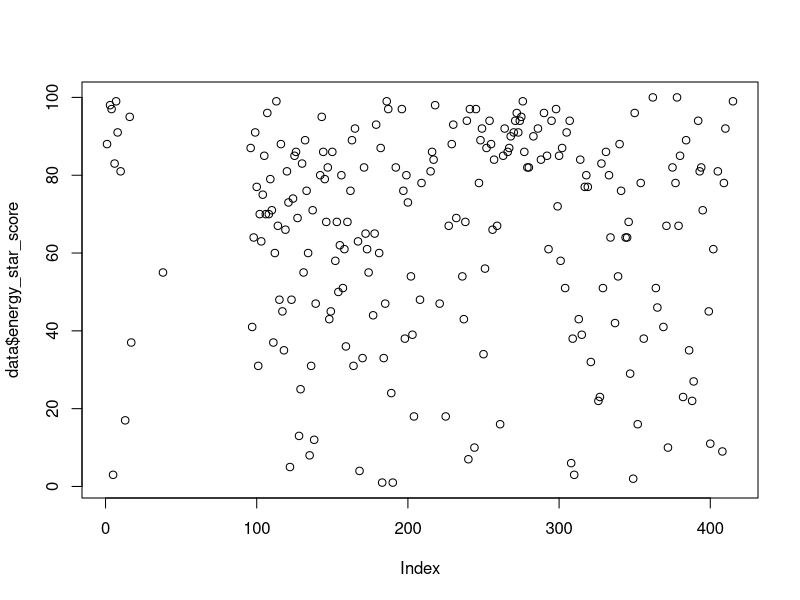
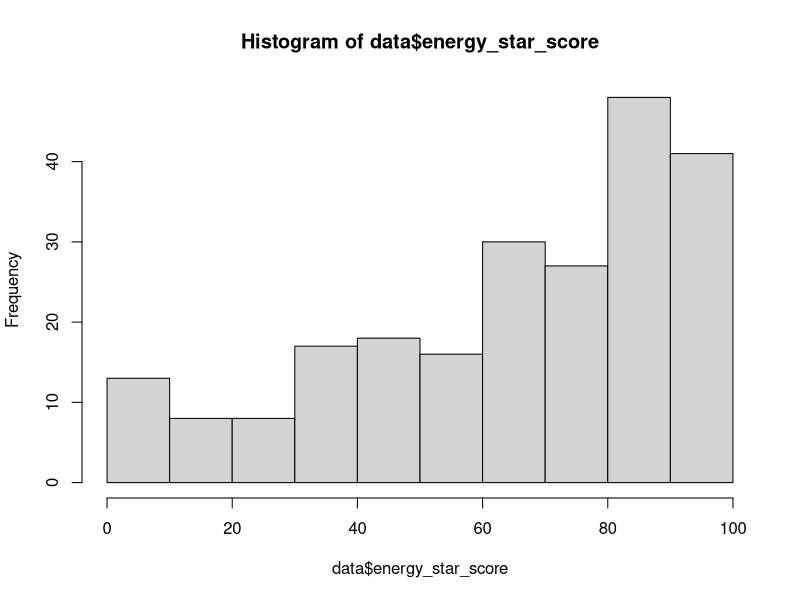
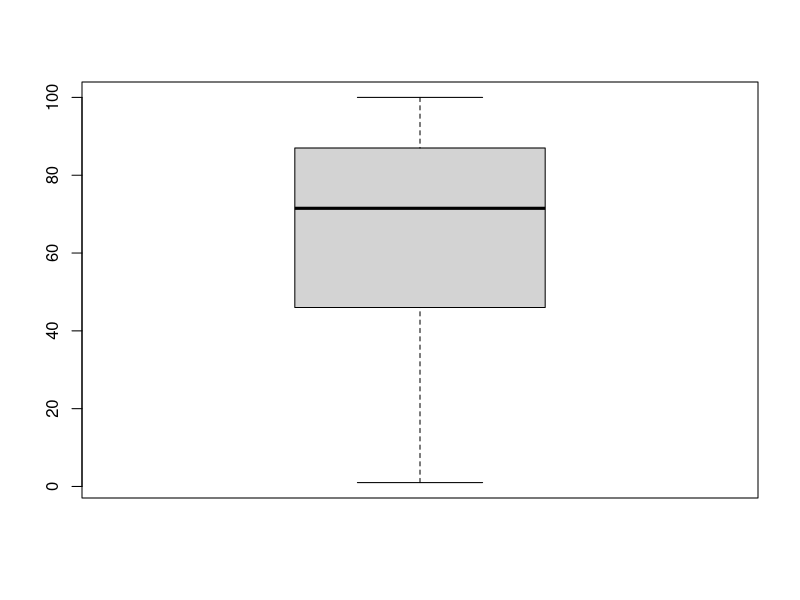
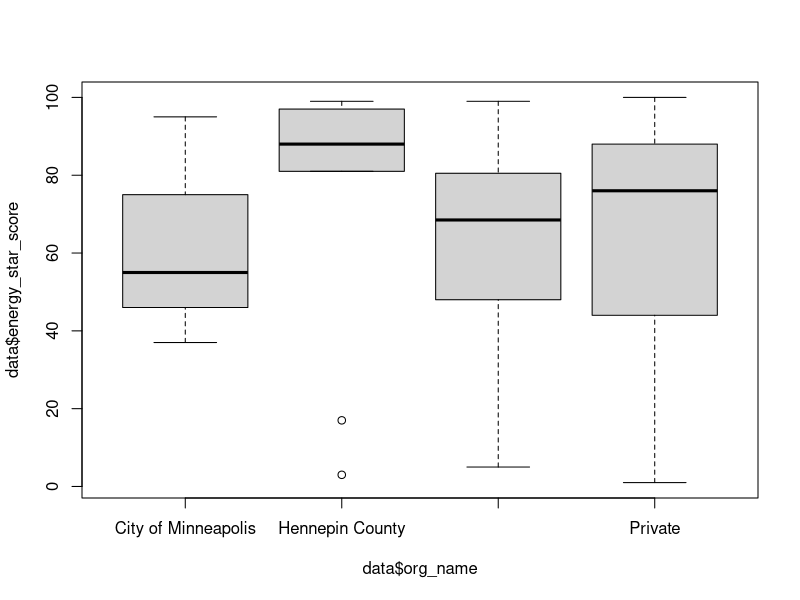
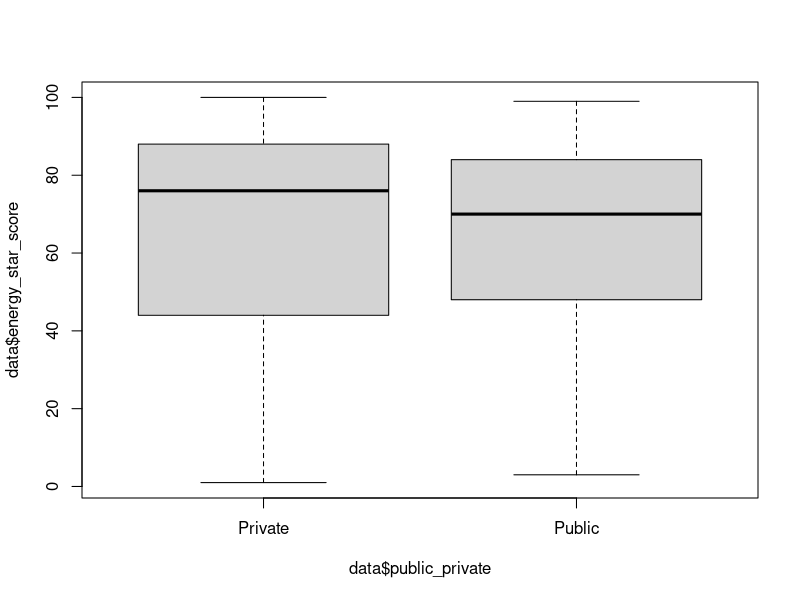
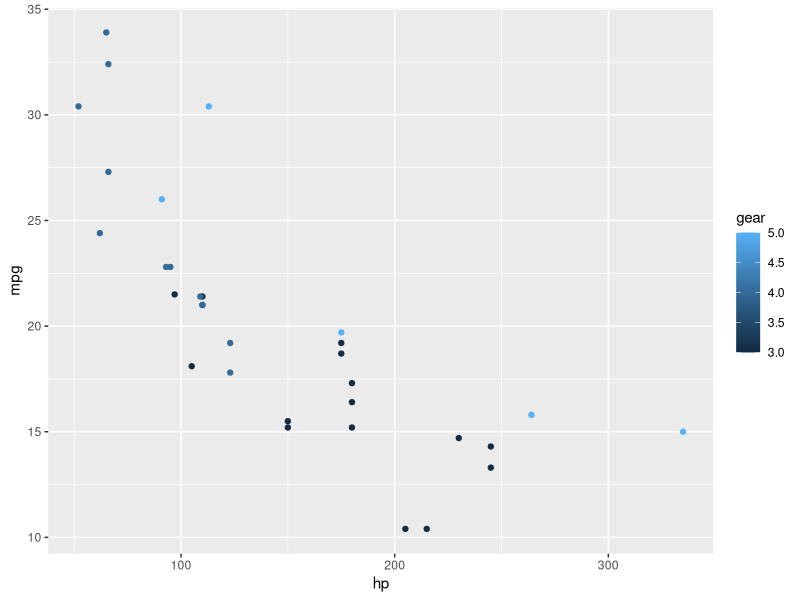

The R source for these figures, in order: (Note: this script raises an error after producing the figures.)
5 + 5

boringvariable <- 5

5 + boringvariable

# this is a very smart comment
boringvariable <- boringvariable * 10

# set my working directory
setwd("~/projects/TeachingRIntro50Minutes")


install.packages("ggplot2")

library(ggplot2)


y <- "Rstats"

z <- c("rstats", "perl", "bash", "python")

mtcars

cardata <- mtcars

head(cardata)

nrow(cardata)

ncol(cardata)


data <- read.csv("mpls_energy_benchmarking_2015.csv")

data <- read.csv("mpls_energy_benchmarking_2015.csv", header=TRUE)

data <- read.csv("mpls_energy_benchmarking_2015.csv", header=TRUE, na.strings=c("N/A", "Not Available", "NA", "0"))

str(data)


summary(data)

summary(data$energy_star_score)


plot(data$energy_star_score)

hist(data$energy_star_score)

boxplot(data$energy_star_score)

boxplot(data$energy_star_score ~ data$org_name)


boxplot(data$energy_star_score ~ data$public_private)


ggplot(cardata, aes(x=hp, y=mpg, color=gear)) +
  geom_point()

ggplot(gap, aes(y=lifeExp, x=gdpPercap, color=continent)) +
  geom_point() +
  scale_x_log10()
